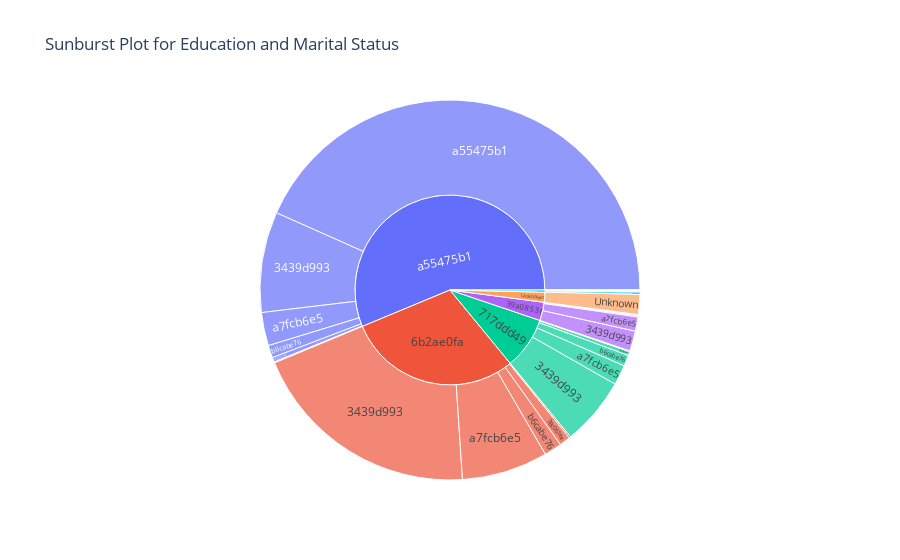

Notebook cell for this chart:
### Code cell
import pandas as pd
import matplotlib.pyplot as plt
import seaborn as sns
import plotly.express as px
from pyspark.sql import SparkSession
from pyspark.sql.functions import col, mean, stddev, min, max, when

# Initialize a Spark session
spark = SparkSession.builder.appName("BigDataAnalysis").getOrCreate()

# Load the dataset
file_path = "downsampled_file.csv"  # Replace with your file path
df = spark.read.csv(file_path, header=True, inferSchema=True)

# Data Cleaning

# 1. Drop columns with more than 50% missing values
threshold = 0.5 * df.count()
columns_to_keep = [c for c in df.columns if df.filter(col(c).isNotNull()).count() > threshold]
df = df.select(columns_to_keep)

# 2. Fill missing values for numerical columns with the median instead of mean
numerical_columns = [c for c, dtype in df.dtypes if dtype in ('int', 'double')]
for col_name in numerical_columns:
    median_value = df.approxQuantile(col_name, [0.5], 0.01)[0]
    df = df.fillna({col_name: median_value})

# 3. Fill missing values for categorical columns with 'Unknown'
categorical_columns = [c for c, dtype in df.dtypes if dtype == 'string']
for col_name in categorical_columns:
    df = df.na.fill(value="Unknown", subset=[col_name])

# 4. Remove duplicate rows
df = df.dropDuplicates()

# 5. Cap outliers for numerical columns (using the 1st and 99th percentiles)
for col_name in numerical_columns:
    lower_bound, upper_bound = df.approxQuantile(col_name, [0.01, 0.99], 0.01)
    df = df.withColumn(col_name, when(col(col_name) < lower_bound, lower_bound)
                                     .when(col(col_name) > upper_bound, upper_bound)
                                     .otherwise(col(col_name)))

# Convert Spark DataFrame to Pandas DataFrame for plotting
pandas_df = df.toPandas()

# Generate three different types of plots using cleaned data

# 1. Scatter Plot: Displaying relationship between two numerical columns (e.g., 'annuity_780A' vs 'credamount_770A')
plt.figure(figsize=(10, 6))
plt.scatter(pandas_df['annuity_780A'], pandas_df['credamount_770A'], alpha=0.5)
plt.title('Scatter Plot of annuity_780A vs credamount_770A')
plt.xlabel('annuity_780A')
plt.ylabel('credamount_770A')
plt.grid(True)
plt.show()

# 2. Box Plot: Displaying distribution for a numerical column (e.g., 'amtinstpaidbefduel24m_4187115A')
plt.figure(figsize=(10, 6))
plt.boxplot(pandas_df['amtinstpaidbefduel24m_4187115A'].dropna(), vert=False)
plt.title('Box Plot of amtinstpaidbefduel24m_4187115A')
plt.xlabel('Value')
plt.show()

# 3. Line Plot: Displaying trend over time for a numerical column (e.g., 'WEEK_NUM' vs 'annuity_780A')
plt.figure(figsize=(10, 6))
plt.plot(pandas_df['WEEK_NUM'], pandas_df['annuity_780A'], marker='o', linestyle='-')
plt.title('Line Plot of annuity_780A over WEEK_NUM')
plt.xlabel('WEEK_NUM')
plt.ylabel('annuity_780A')
plt.grid(True)
plt.show()

#########################

#########################

# 1. Correlation Heatmap - Only for numerical columns
numerical_cols = pandas_df.select_dtypes(include=['float64', 'int64']).columns
plt.figure(figsize=(12, 10))
sns.heatmap(pandas_df[numerical_cols].corr(), annot=True, cmap='coolwarm', linewidths=0.5)
plt.title('Correlation Heatmap')
plt.show()

# 2. Pair Plot (for a subset of columns)
# Select a few numerical columns that exist for visualization
pairplot_columns = numerical_cols[:4]  # Select the first 4 numerical columns
plt.figure(figsize=(12, 10))
sns.pairplot(pandas_df[pairplot_columns])
plt.suptitle('Pair Plot for Selected Numerical Columns', y=1.02)
plt.show()

# 3. Count Plot for Categorical Variable (e.g., 'maritalst_385M')
# Select a categorical column that exists
categorical_cols = pandas_df.select_dtypes(include=['object']).columns
if 'maritalst_385M' in categorical_cols:
    plt.figure(figsize=(12, 6))
    sns.countplot(data=pandas_df, x='maritalst_385M')
    plt.title('Count Plot for maritalst_385M')
    plt.xlabel('Marital Status')
    plt.ylabel('Count')
    plt.xticks(rotation=45)
    plt.show()

# 4. Violin Plot for Numerical Column Distribution by Category
if 'education_1103M' in categorical_cols and 'annuity_780A' in numerical_cols:
    plt.figure(figsize=(12, 6))
    sns.violinplot(data=pandas_df, x='education_1103M', y='annuity_780A')
    plt.title('Violin Plot of annuity_780A by education_1103M')
    plt.xlabel('Education Level')
    plt.ylabel('Annuity Amount')
    plt.xticks(rotation=45)
    plt.show()

# 5. Distribution Plot for a Numerical Column
if 'totaldebt_9A' in numerical_cols:
    plt.figure(figsize=(10, 6))
    sns.histplot(pandas_df['totaldebt_9A'], kde=True, bins=30)
    plt.title('Distribution Plot for totaldebt_9A')
    plt.xlabel('Total Debt')
    plt.ylabel('Frequency')
    plt.show()

# 7. Stacked Bar Plot for Two Categorical Variables
if 'education_1103M' in categorical_cols and 'maritalst_385M' in categorical_cols:
    education_marital_count = pandas_df.groupby(['education_1103M', 'maritalst_385M']).size().unstack()
    education_marital_count.plot(kind='bar', stacked=True, figsize=(12, 8))
    plt.title('Stacked Bar Plot of Education vs Marital Status')
    plt.xlabel('Education Level')
    plt.ylabel('Count')
    plt.xticks(rotation=45)
    plt.show()

# 8. KDE Plot for Density Estimation
if 'annuity_780A' in numerical_cols and 'credamount_770A' in numerical_cols:
    plt.figure(figsize=(10, 6))
    sns.kdeplot(data=pandas_df, x='annuity_780A', y='credamount_770A', cmap='viridis', fill=True)
    plt.title('KDE Plot for annuity_780A and credamount_770A')
    plt.xlabel('annuity_780A')
    plt.ylabel('credamount_770A')
    plt.show()

# 9. Boxen Plot for Detailed Distribution Visualization
if 'annuity_780A' in numerical_cols and 'maritalst_385M' in categorical_cols:
    plt.figure(figsize=(12, 6))
    sns.boxenplot(data=pandas_df, x='maritalst_385M', y='annuity_780A')
    plt.title('Boxen Plot of annuity_780A by Marital Status')
    plt.xlabel('Marital Status')
    plt.ylabel('annuity_780A')
    plt.xticks(rotation=45)
    plt.show()

# 10. Sunburst Plot for Hierarchical Categorical Data Visualization
if 'education_1103M' in categorical_cols and 'maritalst_385M' in categorical_cols:
    fig = px.sunburst(pandas_df, path=['education_1103M', 'maritalst_385M'], title='Sunburst Plot for Education and Marital Status')
    fig.show()

# 11. Horizontal Bar Plot for Categorical Data
if 'education_1103M' in categorical_cols:
    plt.figure(figsize=(10, 6))
    pandas_df['education_1103M'].value_counts().plot(kind='barh')
    plt.title('Horizontal Bar Plot for education_1103M')
    plt.xlabel('Count')
    plt.ylabel('Education Level')
    plt.show()

# 12. Joint Plot for Visualizing Two Numerical Relationships
if 'credamount_770A' in numerical_cols and 'totaldebt_9A' in numerical_cols:
    sns.jointplot(data=pandas_df, x='credamount_770A', y='totaldebt_9A', kind='reg', height=8)
    plt.suptitle('Joint Plot of credamount_770A and totaldebt_9A', y=1.02)
    plt.show()

# 13. Strip Plot for Showing All Observations
if 'education_1103M' in categorical_cols and 'totaldebt_9A' in numerical_cols:
    plt.figure(figsize=(12, 6))
    sns.stripplot(data=pandas_df, x='education_1103M', y='totaldebt_9A')
    plt.title('Strip Plot of totaldebt_9A by Education Level')
    plt.xlabel('Education Level')
    plt.ylabel('Total Debt')
    plt.xticks(rotation=45)
    plt.show()

# 14. Bubble Plot
if 'annuity_780A' in numerical_cols and 'credamount_770A' in numerical_cols and 'totaldebt_9A' in numerical_cols:
    plt.figure(figsize=(10, 6))
    plt.scatter(pandas_df['annuity_780A'], pandas_df['credamount_770A'], s=pandas_df['totaldebt_9A'] / 100, alpha=0.5)
    plt.title('Bubble Plot of annuity_780A, credamount_770A, and totaldebt_9A')
    plt.xlabel('annuity_780A')
    plt.ylabel('credamount_770A')
    plt.show()

### Figure 1 — Plotly figure (JSON) as saved in the notebook; plotly's stock layout.template omitted (floating-point values rounded to 4 significant figures)
{"data": [{"branchvalues": "total", "domain": {"x": [0, 1], "y": [0, 1]}, "hovertemplate": "labels=%{label}<br>count=%{value}<br>parent=%{parent}<br>id=%{id}<extra></extra>", "ids": ["39a0853f/3439d993", "6b2ae0fa/3439d993", "717ddd49/3439d993", "a55475b1/3439d993", "c8e1a1d0/3439d993", "39a0853f/38c061ee", "6b2ae0fa/38c061ee", "717ddd49/38c061ee", "a55475b1/38c061ee", "c8e1a1d0/38c061ee", "Unknown/Unknown", "717ddd49/a55475b1", "a55475b1/a55475b1", "39a0853f/a7fcb6e5", "6b2ae0fa/a7fcb6e5", "717ddd49/a7fcb6e5", "a55475b1/a7fcb6e5", "c8e1a1d0/a7fcb6e5", "39a0853f/b6cabe76", "6b2ae0fa/b6cabe76", "717ddd49/b6cabe76", "a55475b1/b6cabe76", "c8e1a1d0/b6cabe76", "39a0853f/ecd83604", "6b2ae0fa/ecd83604", "717ddd49/ecd83604", "a55475b1/ecd83604", "c8e1a1d0/ecd83604", "39a0853f", "6b2ae0fa", "717ddd49", "Unknown", "a55475b1", "c8e1a1d0"], "labels": ["3439d993", "3439d993", "3439d993", "3439d993", "3439d993", "38c061ee", "38c061ee", "38c061ee", "38c061ee", "38c061ee", "Unknown", "a55475b1", "a55475b1", "a7fcb6e5", "a7fcb6e5", "a7fcb6e5", "a7fcb6e5", "a7fcb6e5", "b6cabe76", "b6cabe76", "b6cabe76", "b6cabe76", "b6cabe76", "ecd83604", "ecd83604", "ecd83604", "ecd83604", "ecd83604", "39a0853f", "6b2ae0fa", "717ddd49", "Unknown", "a55475b1", "c8e1a1d0"], "name": "", "parents": ["39a0853f", "6b2ae0fa", "717ddd49", "a55475b1", "c8e1a1d0", "39a0853f", "6b2ae0fa", "717ddd49", "a55475b1", "c8e1a1d0", "Unknown", "717ddd49", "a55475b1", "39a0853f", "6b2ae0fa", "717ddd49", "a55475b1", "c8e1a1d0", "39a0853f", "6b2ae0fa", "717ddd49", "a55475b1", "c8e1a1d0", "39a0853f", "6b2ae0fa", "717ddd49", "a55475b1", "c8e1a1d0", "", "", "", "", "", ""], "type": "sunburst", "values": [2616, 30196, 8877, 13068, 324, 117, 1419, 495, 602, 7, 2603, 2, 66165, 1850, 11187, 2612, 4321, 110, 145, 2292, 1443, 1619, 106, 40, 209, 107, 127, 7, 4768, 45303, 13536, 2603, 85902, 554]}], "layout": {"legend": {"tracegroupgap": 0}, "title": {"text": "Sunburst Plot for Education and Marital Status"}}}
